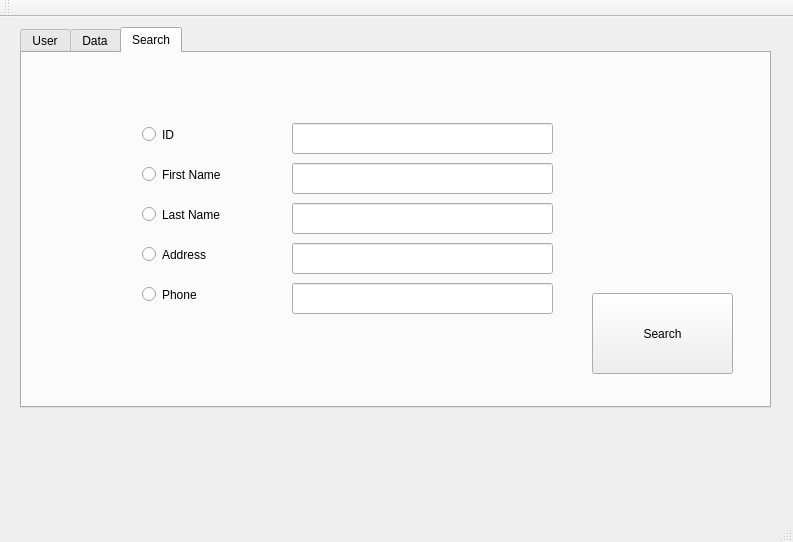
<?xml version="1.0" encoding="UTF-8"?>
<ui version="4.0">
 <class>MainWindow</class>
 <widget class="QMainWindow" name="MainWindow">
  <property name="geometry">
   <rect>
    <x>0</x>
    <y>0</y>
    <width>793</width>
    <height>542</height>
   </rect>
  </property>
  <property name="windowTitle">
   <string>MainWindow</string>
  </property>
  <widget class="QWidget" name="centralWidget">
   <widget class="QTabWidget" name="tabWidget">
    <property name="geometry">
     <rect>
      <x>20</x>
      <y>10</y>
      <width>751</width>
      <height>381</height>
     </rect>
    </property>
    <property name="currentIndex">
     <number>2</number>
    </property>
    <widget class="QWidget" name="tab_adduser">
     <attribute name="title">
      <string>User</string>
     </attribute>
     <widget class="QPushButton" name="pushButton">
      <property name="geometry">
       <rect>
        <x>570</x>
        <y>250</y>
        <width>161</width>
        <height>71</height>
       </rect>
      </property>
      <property name="text">
       <string>Add</string>
      </property>
     </widget>
     <widget class="QLineEdit" name="lineEdit_ID">
      <property name="geometry">
       <rect>
        <x>270</x>
        <y>60</y>
        <width>261</width>
        <height>31</height>
       </rect>
      </property>
     </widget>
     <widget class="QLineEdit" name="lineEdit_firstname">
      <property name="geometry">
       <rect>
        <x>270</x>
        <y>100</y>
        <width>261</width>
        <height>31</height>
       </rect>
      </property>
     </widget>
     <widget class="QLineEdit" name="lineEdit_lastname">
      <property name="geometry">
       <rect>
        <x>270</x>
        <y>140</y>
        <width>261</width>
        <height>31</height>
       </rect>
      </property>
     </widget>
     <widget class="QLineEdit" name="lineEdit_address">
      <property name="geometry">
       <rect>
        <x>270</x>
        <y>180</y>
        <width>261</width>
        <height>31</height>
       </rect>
      </property>
     </widget>
     <widget class="QLineEdit" name="lineEdit_phone">
      <property name="geometry">
       <rect>
        <x>270</x>
        <y>220</y>
        <width>261</width>
        <height>31</height>
       </rect>
      </property>
     </widget>
     <widget class="QWidget" name="">
      <property name="geometry">
       <rect>
        <x>111</x>
        <y>51</y>
        <width>151</width>
        <height>211</height>
       </rect>
      </property>
      <layout class="QGridLayout" name="gridLayout">
       <item row="0" column="0">
        <widget class="QLabel" name="label">
         <property name="text">
          <string>ID</string>
         </property>
        </widget>
       </item>
       <item row="1" column="0">
        <widget class="QLabel" name="label_2">
         <property name="text">
          <string>Fisrt Name</string>
         </property>
        </widget>
       </item>
       <item row="2" column="0">
        <widget class="QLabel" name="label_3">
         <property name="text">
          <string>Last Name</string>
         </property>
        </widget>
       </item>
       <item row="3" column="0">
        <widget class="QLabel" name="label_4">
         <property name="text">
          <string>Address</string>
         </property>
        </widget>
       </item>
       <item row="4" column="0">
        <widget class="QLabel" name="label_5">
         <property name="text">
          <string>Phone</string>
         </property>
        </widget>
       </item>
      </layout>
     </widget>
    </widget>
    <widget class="QWidget" name="tab_data">
     <attribute name="title">
      <string>Data</string>
     </attribute>
    </widget>
    <widget class="QWidget" name="tab_search">
     <attribute name="title">
      <string>Search</string>
     </attribute>
     <widget class="QPushButton" name="pushButton_2">
      <property name="geometry">
       <rect>
        <x>570</x>
        <y>240</y>
        <width>141</width>
        <height>81</height>
       </rect>
      </property>
      <property name="text">
       <string>Search</string>
      </property>
     </widget>
     <widget class="QRadioButton" name="radioButton">
      <property name="geometry">
       <rect>
        <x>120</x>
        <y>70</y>
        <width>112</width>
        <height>23</height>
       </rect>
      </property>
      <property name="text">
       <string>ID</string>
      </property>
     </widget>
     <widget class="QRadioButton" name="radioButton_2">
      <property name="geometry">
       <rect>
        <x>120</x>
        <y>110</y>
        <width>112</width>
        <height>23</height>
       </rect>
      </property>
      <property name="text">
       <string>First Name</string>
      </property>
     </widget>
     <widget class="QRadioButton" name="radioButton_3">
      <property name="geometry">
       <rect>
        <x>120</x>
        <y>150</y>
        <width>112</width>
        <height>23</height>
       </rect>
      </property>
      <property name="text">
       <string>Last Name</string>
      </property>
     </widget>
     <widget class="QRadioButton" name="radioButton_4">
      <property name="geometry">
       <rect>
        <x>120</x>
        <y>190</y>
        <width>112</width>
        <height>23</height>
       </rect>
      </property>
      <property name="text">
       <string>Address</string>
      </property>
     </widget>
     <widget class="QRadioButton" name="radioButton_5">
      <property name="geometry">
       <rect>
        <x>120</x>
        <y>230</y>
        <width>112</width>
        <height>23</height>
       </rect>
      </property>
      <property name="text">
       <string>Phone</string>
      </property>
     </widget>
     <widget class="QLineEdit" name="lineEdit_firstname_2">
      <property name="geometry">
       <rect>
        <x>270</x>
        <y>110</y>
        <width>261</width>
        <height>31</height>
       </rect>
      </property>
     </widget>
     <widget class="QLineEdit" name="lineEdit_address_2">
      <property name="geometry">
       <rect>
        <x>270</x>
        <y>190</y>
        <width>261</width>
        <height>31</height>
       </rect>
      </property>
     </widget>
     <widget class="QLineEdit" name="lineEdit_phone_2">
      <property name="geometry">
       <rect>
        <x>270</x>
        <y>230</y>
        <width>261</width>
        <height>31</height>
       </rect>
      </property>
     </widget>
     <widget class="QLineEdit" name="lineEdit_ID_2">
      <property name="geometry">
       <rect>
        <x>270</x>
        <y>70</y>
        <width>261</width>
        <height>31</height>
       </rect>
      </property>
     </widget>
     <widget class="QLineEdit" name="lineEdit_lastname_2">
      <property name="geometry">
       <rect>
        <x>270</x>
        <y>150</y>
        <width>261</width>
        <height>31</height>
       </rect>
      </property>
     </widget>
    </widget>
   </widget>
  </widget>
  <widget class="QMenuBar" name="menuBar">
   <property name="geometry">
    <rect>
     <x>0</x>
     <y>0</y>
     <width>793</width>
     <height>22</height>
    </rect>
   </property>
  </widget>
  <widget class="QToolBar" name="mainToolBar">
   <attribute name="toolBarArea">
    <enum>TopToolBarArea</enum>
   </attribute>
   <attribute name="toolBarBreak">
    <bool>false</bool>
   </attribute>
  </widget>
  <widget class="QStatusBar" name="statusBar"/>
 </widget>
 <layoutdefault spacing="6" margin="11"/>
 <resources/>
 <connections/>
</ui>
